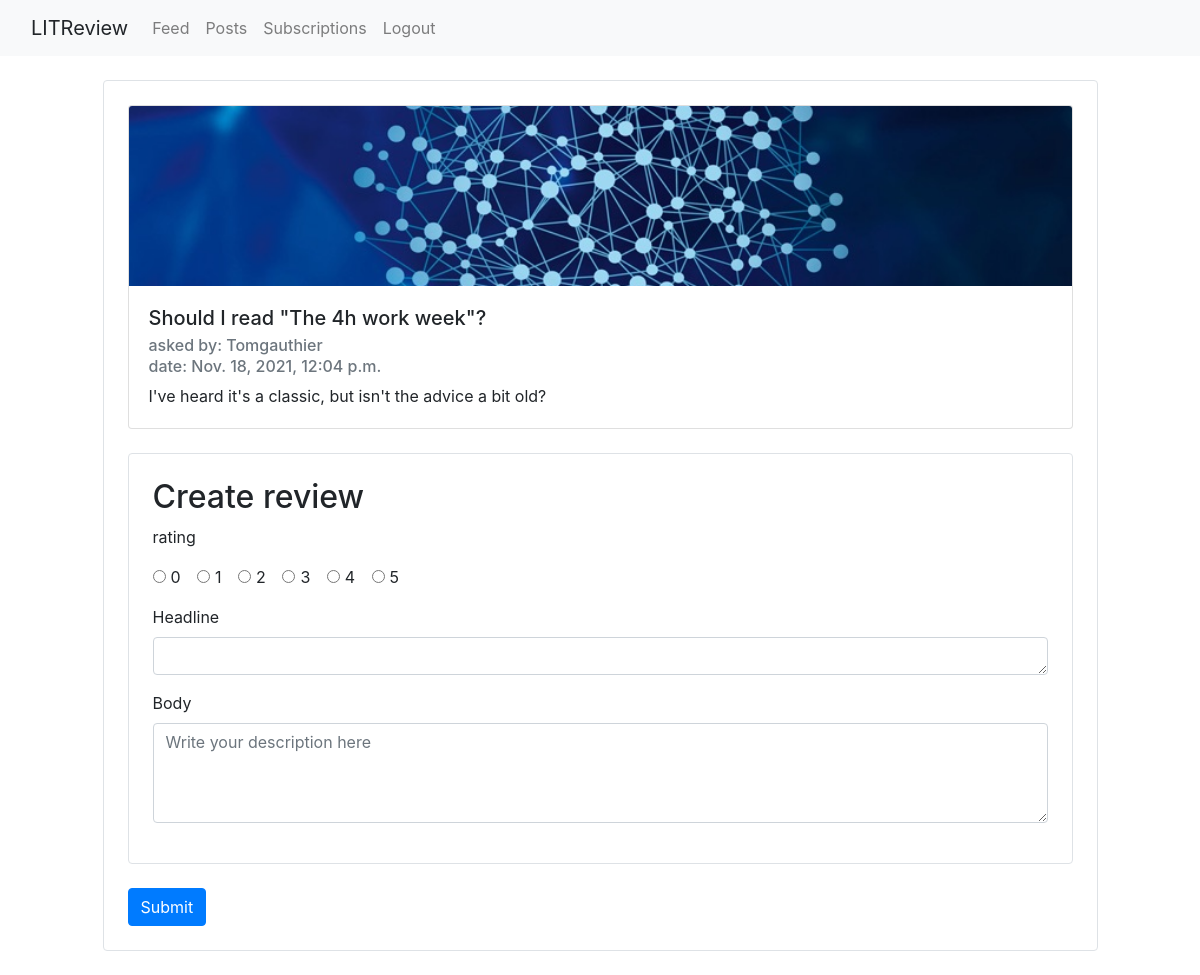
Page /write_review_ticket/51 (signed in) on the committed database.
### webapp/models.py (models this page shows)
class Ticket(models.Model):
    title = models.CharField(max_length=128, blank=True)
    description = models.TextField(max_length=2059, blank=True)
    user = models.ForeignKey(
        to=settings.AUTH_USER_MODEL, on_delete=models.CASCADE, blank=True)
    image = models.ImageField(upload_to='images/', null=True, blank=True)
    time_created = models.DateTimeField(auto_now_add=True)

### webapp/views.py (the view, shortened to what this page needs)
# urls.py: path('write_review_ticket', views.write_review_ticket, name='write_review_ticket'),
@login_required
def write_review_ticket(request, ticket_id):
    ticket_instance = Ticket.objects.get(
        pk=ticket_id)
    if request.method == "GET":
        form = ReviewForm()
        return render(request, 'write_review_ticket.html', locals())

### webapp/forms.py
class ReviewForm(ModelForm):
    class Meta:
        model = Review
        fields = ['rating', 'headline', 'body']
        widgets = {
          'rating': RadioSelect(),
        }
        choices=[1,2,3]

### webapp/templates/write_review_ticket.html (shortened to what this page needs)
{% extends "main.html" %}
{% block content %}
<div class="row">
  <div class="col-md-1">
  </div>
  <div class="col-md-10">
    <div class="container p-4 my-4 border rounded">
    <div class="card">
      {% if ticket_instance.image.url %}
        <img class="card-img-top" width="100%" src="{{ticket_instance.image.url}}" role="img" preserveAspectRatio="xMidYMid slice" focusable="false"></img>
      {% endif %}
      <div class="card-body">
        <h5 class="card-title">{{ticket_instance.title}}</h5>
        <h6 class="card-subtitle mb-2 text-muted">asked by: {{ticket_instance.user}}</h6>
        <h6 class="card-subtitle mb-2 text-muted">date: {{ticket_instance.time_created}}</h6>
        <p class="card-text">{{ticket_instance.description}}</p>
      </div>
    </div>
    <div class="container p-4 my-4 border rounded">
      <form method="post" action="{% url 'write_review_ticket' ticket_id=ticket_instance.id %}" enctype="multipart/
      form-data">
      <h2>Create review</h2>
      <div class="mb-3">
        <p>rating</p>
        <div class="form-check form-check-inline">
          <input class="form-check-input" type="radio" name="rating" id="inlineRadio0" value="0">
          <label class="form-check-label" for="inlineRadio0">0</label>
        </div>
        <div class="form-check form-check-inline">
          <input class="form-check-input" type="radio" name="rating" id="inlineRadio1" value="1">
          <label class="form-check-label" for="inlineRadio1">1</label>
        </div>
        <div class="form-check form-check-inline">
          <input class="form-check-input" type="radio" name="rating" id="inlineRadio2" value="2">
          <label class="form-check-label" for="inlineRadio2">2</label>
        </div>
        <div class="form-check form-check-inline">
          <input class="form-check-input" type="radio" name="rating" id="inlineRadio3" value="3">
          <label class="form-check-label" for="inlineRadio3">3</label>
        </div>
        <div class="form-check form-check-inline">
          <input class="form-check-input" type="radio" name="rating" id="inlineRadio4" value="4">
          <label class="form-check-label" for="inlineRadio4">4</label>
        </div>
        <div class="form-check form-check-inline">
          <input class="form-check-input" type="radio" name="rating" id="inlineRadio5" value="5">
          <label class="form-check-label" for="inlineRadio5">5</label>
        </div>
      </div>
      <div class="mb-3">
        <label for="headline" class="form-label">Headline</label>
        <textarea name="headline" class="form-control" id="headline" rows="1">{{review_form.instance.headline}}</textarea>
      </div>
      <div class="mb-3">
        <div class="form-floating">
          <label for="description" class="form-label">Body</label>
          <textarea name="body" class="form-control" placeholder="Write your description here" id="body" style="height: 100px">{{review_form.instance.body}}</textarea>
        </div>
      </div>
    </div>
    <button type="submit" class="btn btn-primary">Submit</button>
</div>
</div>
<div class="col-md-1">
</div>
{% endblock content %}

### static/css/style.css (style rules this page uses)
.card-img-top { width: 100%; height: 15vw; object-fit: cover; }

### rows in the picture
Ticket: image (picture), title "Should I read \"The 4h work week\"?", user "Tomgauthier", time_created "Nov. 18, 2021, 12:04 p.m.", description "I've heard it's a classic, but isn't the advice a bit old?"
